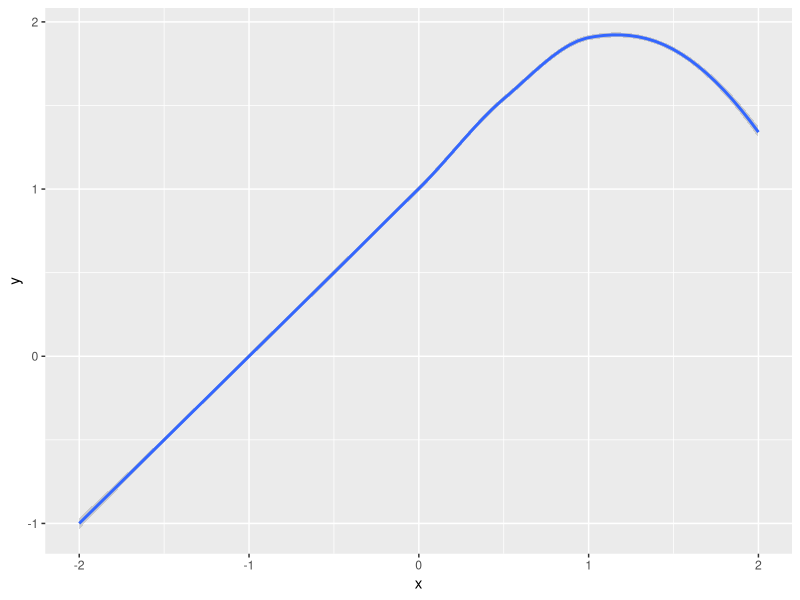
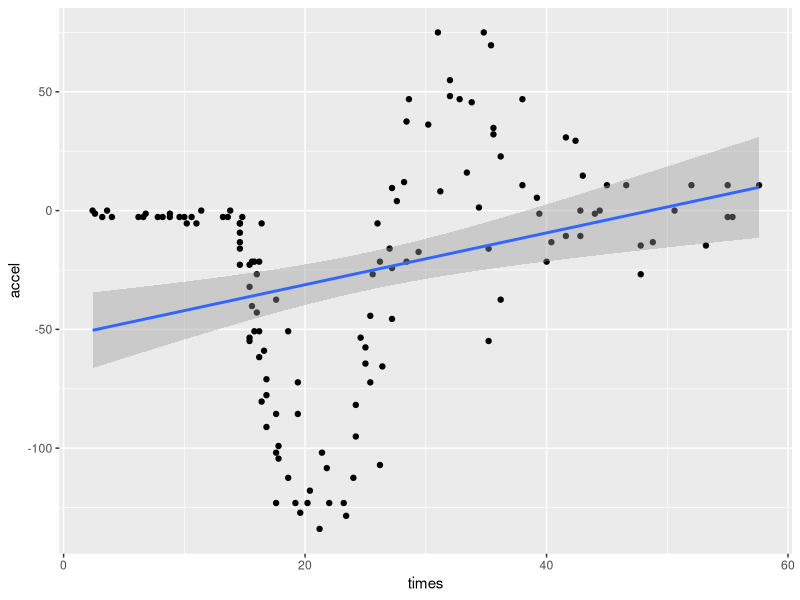
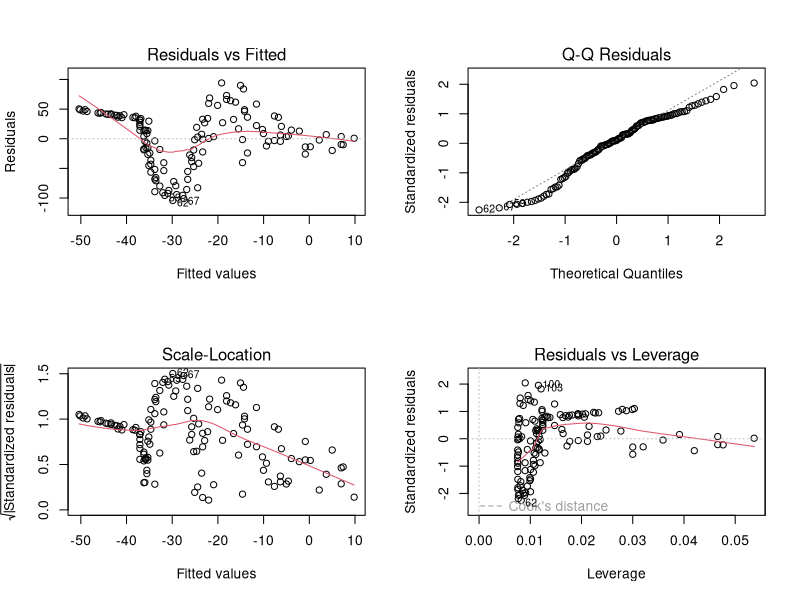
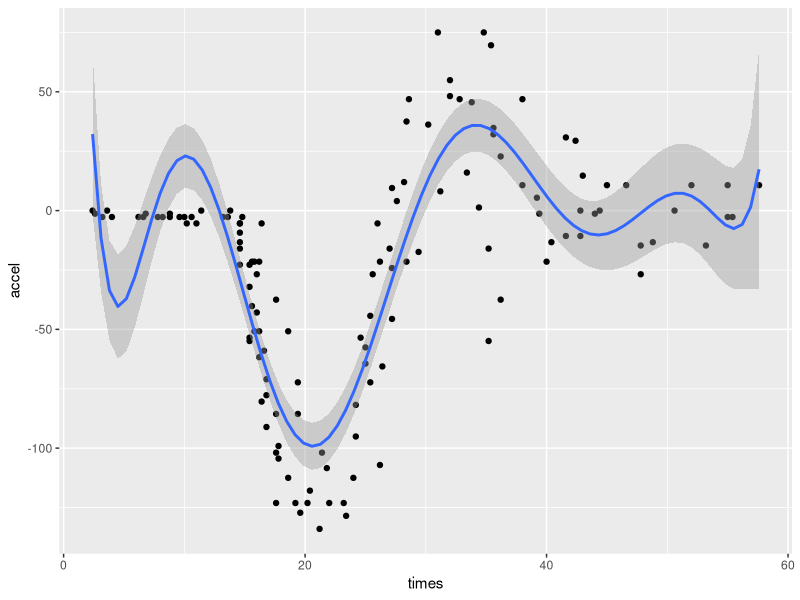
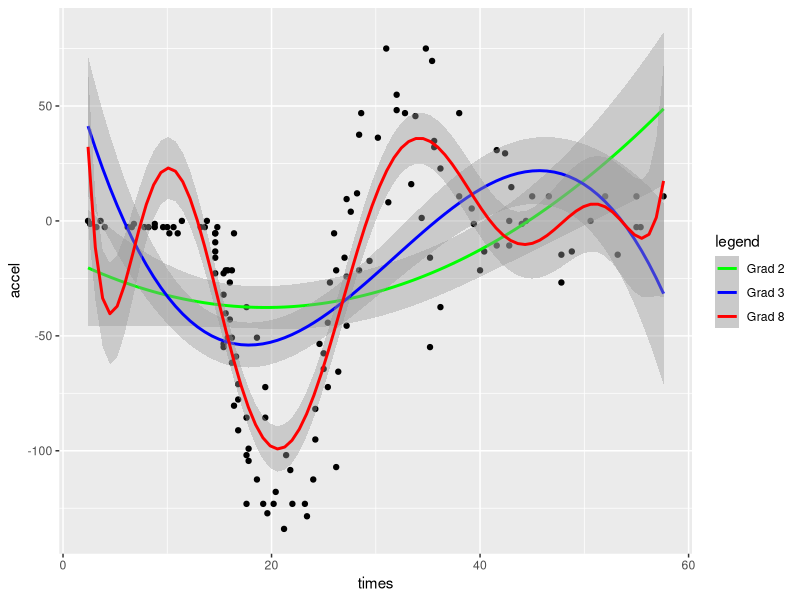

These charts were generated, in order, by the following R code:
## ---- chunk 1
knitr::opts_chunk$set(
  cache = TRUE,
  comment = "",
  echo = TRUE,
  error = TRUE,
  out.width = "100%",
  tidy = TRUE,
  tidy.opts = list(blank = FALSE, width.cutoff = 60),
  warning = FALSE,
  message = FALSE
)
## ---- chunk 2
usepackage = function(package_name) 
{
  p = deparse(substitute(package_name))
  if (!is.element(p, installed.packages()[,1]))
    install.packages(p, dep = TRUE, repos = "http://cran.us.r-project.org")
  require(p, character.only = TRUE)
}

usepackage(formatR)
usepackage(ggplot2)
usepackage(tidyr)

set.seed(42)
## ---- chunk 3
usepackage(MASS)
usepackage(boot)
## ---- chunk 4
h1 = function (X) {
  return(X)
}
h2 = function (X) {
  ind = as.numeric(X >= 1)
  return((X-1)^2 * ind)
}
Y = function (X) {
  y = 1 + h1(X) - 2 * h2(X)
  return(y)
}
y1 = Y(-2)
y2 = Y(2)
## ---- chunk 5
x = seq(-2, 2, 0.01)
y = Y(x)
df = data.frame(x = x, y = y)
gg = ggplot(
  data = df,
  mapping = aes(
    x = x,
    y = y
  )
)
gg + geom_smooth(
  method = 'loess',
  formula = 'y~x'
)
## ---- chunk 6
library(MASS)
## ---- chunk 7
gg = ggplot(
  data = mcycle,
  mapping = aes(
    x = times,
    y = accel
  )
)
gg = gg + geom_point()
gg + geom_smooth(
  method = 'lm',
  formula = 'y ~ x'
)
## ---- chunk 8
lm = lm(accel~times, mcycle)
par(mfrow=c(2,2))
plot(lm)
## ---- chunk 9
df = mcycle
# models
p2 = lm(accel~poly(times, 2, raw=TRUE), data=df)
p3 = lm(accel~poly(times, 3, raw=TRUE), data=df)
# manual function for prediction
g2 = function(x) {
  g = p2$coefficients[1]
  g = g + p2$coefficients[2] * x
  g = g + p2$coefficients[3] * x^2
  return(g)
}
g3 = function(x) {
  g = p3$coefficients[1]
  g = g + p3$coefficients[2] * x
  g = g + p3$coefficients[3] * x^2
  g = g + p3$coefficients[4] * x^3
  return(g)
}
# times to check
t = c(10, 20, 30, 40)
# manual prediction
val2 = g2(t)
val3 = g3(t)
# prediction using predict
df.t = data.frame(times = t)
pred2 = predict(p2, df.t)
pred3 = predict(p3, df.t)
# Check: Calculate the difference
d2 = val2 - as.vector(pred2)
d3 = val3 - as.vector(pred3)
# round for visual
val2 = round(val2, 2)
val3 = round(val3, 2)
## ---- chunk 10
df = mcycle
lm = lm(accel~times, data=df)
sw = shapiro.test(lm$residuals)
pval = round(sw$p.value, 5)
sw
## ---- chunk 11
df = mcycle
deltas = matrix(ncol = 3, nrow = 10)
for (p in seq(10)) {
  glm =  glm(accel~poly(times, p, raw=TRUE), data=df)
  cv = cv.glm(data = df, glm = glm)
  deltas[p,] = c(p, cv$delta)
  ddf = data.frame(round(deltas, 0))
  names(ddf) = c("degree", "delta_raw", "delta_adj")
}
ddf
## ---- chunk 12
df = mcycle
gg = ggplot(
  data = df,
  mapping = aes(
    x = times,
    y = accel
  )
)
gg = gg + geom_point()
gg + geom_smooth(
  method = 'glm',
  formula = y~poly(x, 8, raw=TRUE)
)
## ---- chunk 13
df = mcycle
p2 = glm(accel~poly(times, 2, raw=TRUE), data=df)
p3 = glm(accel~poly(times, 3, raw=TRUE), data=df)
p8 = glm(accel~poly(times, 8, raw=TRUE), data=df)
aic2 = round(AIC(p2), 0)
aic3 = round(AIC(p3), 0)
aic8 = round(AIC(p8), 0)
## ---- chunk 14
df = mcycle
gg = ggplot(
  data = df,
  mapping = aes(
    x = times,
    y = accel
  )
)
gg = gg + geom_point()
gg = gg + geom_smooth(
  method = 'glm',
  formula = y~poly(x, 2, raw=TRUE),
  mapping = aes(
    color = 'Grad 2'
  )
)
gg = gg + geom_smooth(
  method = 'glm',
  formula = y~poly(x, 3, raw=TRUE),
  mapping = aes(
    color = 'Grad 3'
  )
)
gg = gg + geom_smooth(
  method = 'glm',
  formula = y~poly(x, 8, raw=TRUE),
  mapping = aes(
    color = 'Grad 8'
  )
)
gg = gg + scale_colour_manual(name="legend", values=c("green", "blue", "red"))
gg
